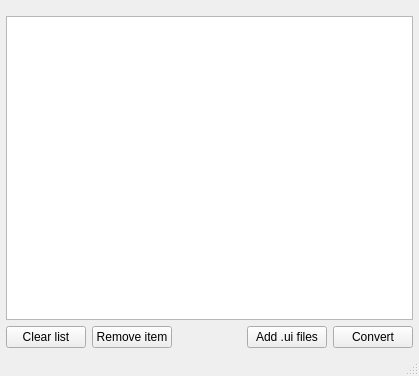
<?xml version="1.0" encoding="UTF-8"?>
<ui version="4.0">
 <class>MainWindow</class>
 <widget class="QMainWindow" name="MainWindow">
  <property name="geometry">
   <rect>
    <x>0</x>
    <y>0</y>
    <width>419</width>
    <height>376</height>
   </rect>
  </property>
  <property name="windowTitle">
   <string>Pyuic4 GUI Converter</string>
  </property>
  <widget class="QWidget" name="centralwidget">
   <property name="autoFillBackground">
    <bool>false</bool>
   </property>
   <layout class="QVBoxLayout" name="verticalLayout">
    <property name="leftMargin">
     <number>6</number>
    </property>
    <property name="topMargin">
     <number>16</number>
    </property>
    <property name="rightMargin">
     <number>6</number>
    </property>
    <property name="bottomMargin">
     <number>6</number>
    </property>
    <item>
     <widget class="QListWidget" name="filelistw"/>
    </item>
    <item>
     <layout class="QHBoxLayout" name="horizontalLayout">
      <item>
       <widget class="QPushButton" name="clearbtn">
        <property name="text">
         <string>Clear list</string>
        </property>
       </widget>
      </item>
      <item>
       <widget class="QPushButton" name="removebtn">
        <property name="text">
         <string>Remove item</string>
        </property>
       </widget>
      </item>
      <item>
       <spacer name="horizontalSpacer">
        <property name="orientation">
         <enum>Qt::Horizontal</enum>
        </property>
        <property name="sizeHint" stdset="0">
         <size>
          <width>40</width>
          <height>20</height>
         </size>
        </property>
       </spacer>
      </item>
      <item>
       <widget class="QPushButton" name="addbtn">
        <property name="text">
         <string>Add .ui files</string>
        </property>
       </widget>
      </item>
      <item>
       <widget class="QPushButton" name="gobtn">
        <property name="text">
         <string>Convert</string>
        </property>
       </widget>
      </item>
     </layout>
    </item>
   </layout>
  </widget>
  <widget class="QStatusBar" name="statusBar"/>
 </widget>
 <resources/>
 <connections/>
</ui>
